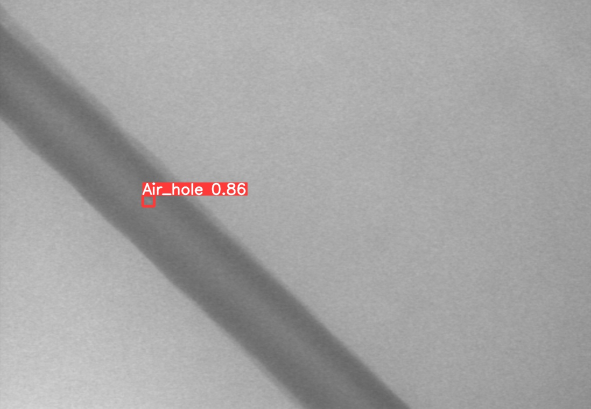
#> input picture demo_predicting/exp8/air-hole10-007.jpg, 1182 x 817 px, given in place of overlap052.jpg, which was not available (shown at 1/2 size)
$ jupyter execute --allow-errors Deblur_and_visualize_predicted_image.ipynb   (text cells are left out)
#> lines starting #> are read from the running program, lines starting #| are printed output that depends on the picture; after the words box and inside, x2 and y2 are one past the last pixel; in counts of white or black regions, pixels touching at a corner belong together; pictures that were not available may be replaced by others from this repository, and a replacement may not be noted
[cell 1]
from google.colab import drive
drive.mount('/content/drive')

[cell 2]
import math
import numpy as np
import cv2
import matplotlib.pyplot as plt

def applyMotionBlur(input_image, length, angle):
    # Tạo kernel mô phỏng hiệu ứng mờ do chuyển động
    EPS = np.finfo(float).eps
    alpha = (angle - math.floor(angle / 180) * 180) / 180 * math.pi
    cosalpha = math.cos(alpha)
    sinalpha = math.sin(alpha)
    if cosalpha < 0:
        xsign = -1
    elif angle == 90:
        xsign = 0
    else:
        xsign = 1
    psfwdt = 1
    sx = int(math.fabs(length * cosalpha + psfwdt * xsign - length * EPS))
    sy = int(math.fabs(length * sinalpha + psfwdt - length * EPS))
    psf1 = np.zeros((sy, sx))
    for i in range(0, sy):
        for j in range(0, sx):
            psf1[i][j] = i * math.fabs(cosalpha) - j * sinalpha
            rad = math.sqrt(i * i + j * j)
            psf1[i][j] = psfwdt + EPS - math.fabs(psf1[i][j])
            if psf1[i][j] < 0:
                psf1[i][j] = 0

    anchor = (0, 0)
    if angle < 90 and angle > 0:
        psf1 = np.fliplr(psf1)
        anchor = (psf1.shape[1] - 1, 0)
    elif angle > -90 and angle < 0:
        psf1 = np.flipud(psf1)
        psf1 = np.fliplr(psf1)
        anchor = (psf1.shape[1] - 1, psf1.shape[0] - 1)
    elif angle < -90:
        psf1 = np.flipud(psf1)
        anchor = (0, psf1.shape[0] - 1)
    psf1 = psf1 / psf1.sum()

    # Áp dụng kernel vào hình ảnh đầu vào
    result = cv2.filter2D(input_image, -1, psf1, anchor=anchor)

    return result


# Đọc hình ảnh đầu vào hoặc tạo một hình ảnh mẫu
input_image = cv2.imread('/content/drive/MyDrive/Project/steel_weld_tube/train/images/overlap052.jpg')  # Thay 'your_input_image.jpg' bằng tên tệp hình ảnh của bạn
#> input_image is the input picture: shape (817, 1182, 3); mean B, G, R 163, 163, 163.9
if input_image is None:
    # Tạo một hình ảnh mẫu nếu không có hình ảnh đầu vào
    input_image = np.zeros((512, 512, 3), dtype=np.uint8)

# Thiết lập thông số mô phỏng hiệu ứng mờ do chuyển động
length = 10  # Độ dài của kernel
angle = 30  # Góc chuyển động

# Áp dụng hiệu ứng mờ do chuyển động vào hình ảnh
output_image = applyMotionBlur(input_image, length, angle)

# Hiển thị hình ảnh kết quả hoặc lưu nó vào tệp
plt.imshow(output_image)

# Add a title (optional)
plt.title('Blured_image')

# Turn off axis labels (optional)
plt.axis('on')

# Show the image
plt.show()

# Để lưu hình ảnh kết quả:
cv2.imwrite('/content/overlap_motion_blur.jpg', output_image)
#> Out = True

[cell 3]
import numpy as np
import matplotlib.pyplot as plt
import cv2


def plotImg(img):
    if len(img.shape) == 3:
        img = img[:, :, (2, 1, 0)]
        plt.imshow(img)
    else:
        plt.imshow(img, cmap='gray')
    plt.show()


image = cv2.imread('/content/overlap_motion_blur.jpg')
plotImg(image)


def canny(image):
    gray = cv2.cvtColor(image, cv2.COLOR_BGR2GRAY)
    blur = cv2.GaussianBlur(gray, (5, 5), 0)
    canny = cv2.Canny(blur, 0, 40)
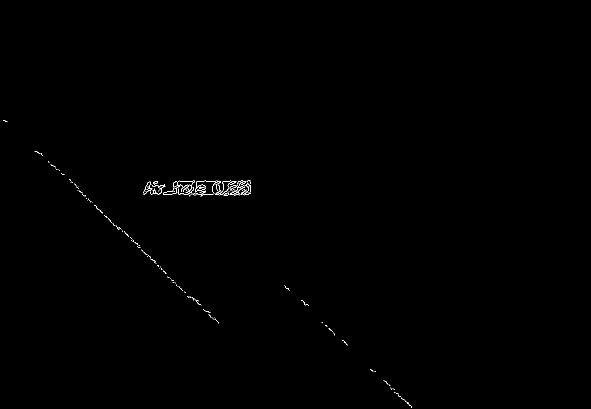
#> canny: shape (817, 1182) (shown at 1/2 size); 0.21% white in thin lines or dots, all inside (x1, y1, x2, y2) = (6, 240, 823, 816)
    return canny


lane_image = np.copy(image)
canny = canny(lane_image)
plotImg(canny)


def display_lines(image, lines):
    line_image = np.zeros_like(image)
    if lines is not None:
        for line in lines:
            x1, y1, x2, y2 = line.reshape(4)
            if np.abs(x1-x2)>30:
                cv2.line(line_image, (x1, y1), (x2, y2), (0, 0, 255), 2)
    return line_image


lines = cv2.HoughLinesP(canny, rho=1.0, theta=np.pi / 180,threshold=100, minLineLength=2, maxLineGap=200)
#> lines = None
line_image = display_lines(image, lines)
#> line_image: shape (817, 1182, 3); every value is 0
plotImg(line_image)

combo_image = cv2.addWeighted(lane_image, 0.8, line_image, 1, 1)
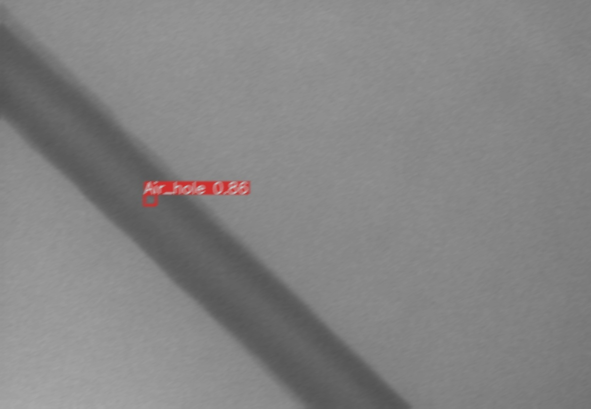
#> combo_image: shape (817, 1182, 3) (shown at 1/2 size); mean B, G, R 131.4, 131.4, 132.1
cv2.imwrite('overlap_motion_blur_line.jpg',combo_image)
plotImg(combo_image)

[cell 4]
plt.figure(figsize=(24,20))

plt.suptitle("Khử mờ chuyển động", fontsize=43,x=0.52, y=0.96, weight ='bold')
image_name = ["Ảnh bị mờ", "Đường viền ảnh", "Đường thẳng Hough Transform", "Ảnh bị mờ chứa line"]

plt.subplot(221)
plt.title(image_name[0],fontdict={'weight':'normal','size': 24}, pad =20)
plt.imshow(image)

plt.subplot(222)
plt.title(image_name[1],fontdict={'weight':'normal','size': 24}, pad =20)
plt.imshow(canny,cmap='gray')

plt.subplot(223)
plt.title(image_name[2],fontdict={'weight':'normal','size': 24}, pad =20)
img = line_image[:, :, (2, 1, 0)]
plt.imshow(img)

plt.subplot(224)
plt.title(image_name[3],fontdict={'weight':'normal','size': 24}, pad =20)
img1 = combo_image[:, :, (2, 1, 0)]
plt.imshow(img1)
plt.savefig(fname="/content/drive/MyDrive/Project/HoughTransform.jpg",format="jpg")
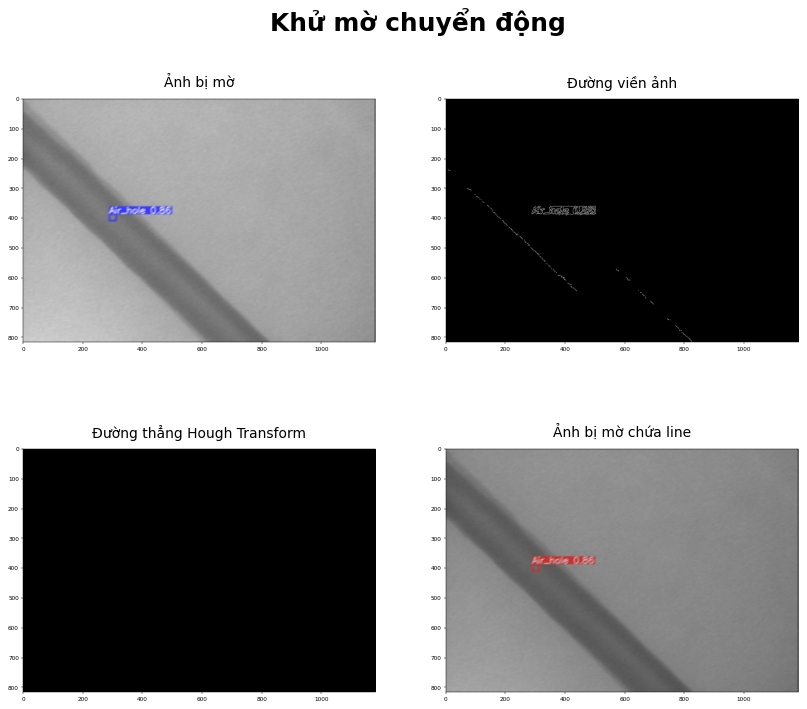
#> figure drawn by matplotlib, 4 panels; B, G, R data is drawn as R, G, B
plt.tight_layout()
plt.show()
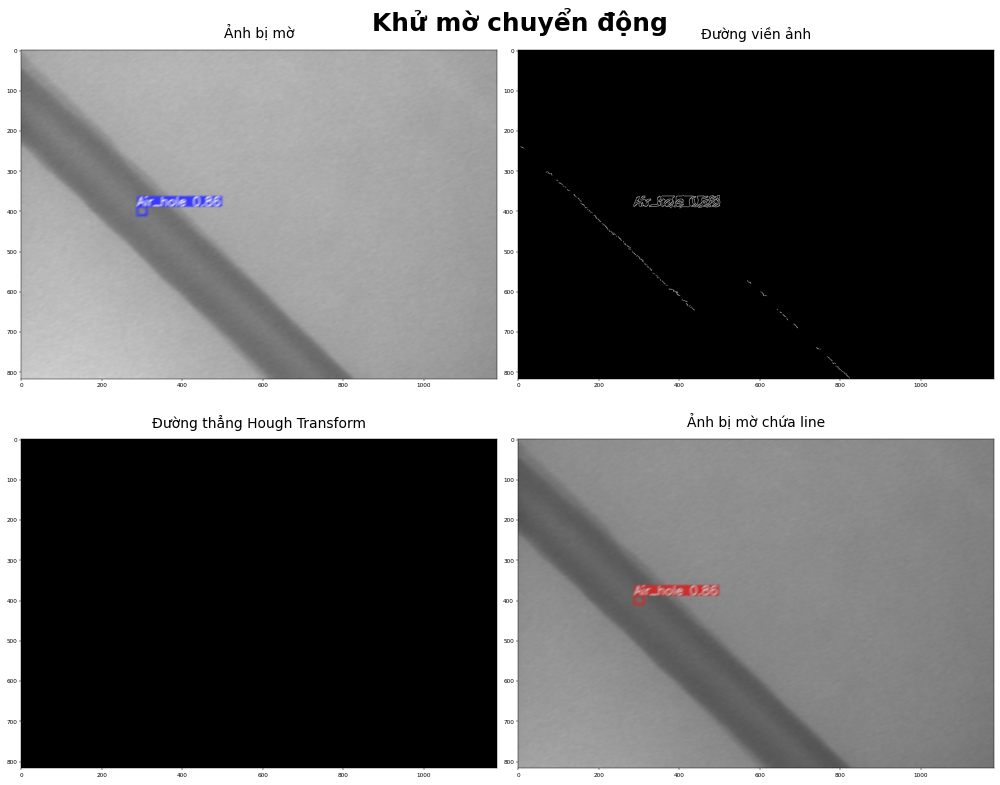
#> figure drawn by matplotlib, 4 panels; B, G, R data is drawn as R, G, B
